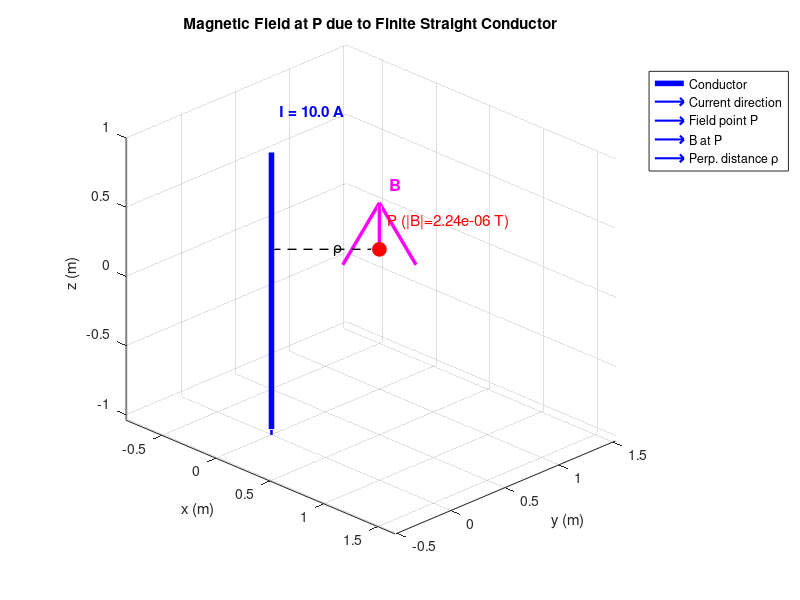

Write MATLAB code to recreate this figure.
%% Magnetic Field of a Finite Straight Conductor using Biot-Savart Law
% This script models a straight wire of length l carrying current I,
% oriented parallel to z-axis, centered at point A = (Ax, Ay, Az).
% It computes B at point P = (Px, Py, Pz) via numerical integration of
% the Biot-Savart law and visualizes everything in 3D.
%
% Biot-Savart law (differential form):
%       dB = (mu0 * I / (4*pi)) * (dl x r_hat) / |r|^2
%
% For a straight wire along z, this reduces to:
%       B_phi = (mu0 * I / (4*pi*rho)) * (sin(theta2) - sin(theta1))
% where rho is the perpendicular distance from wire to P and theta's are
% the angles subtended by the wire ends at P. We use numerical integration
% here (general and pedagogical).

clear; clc; close all;

%% ---------------- User-defined parameters ----------------
I  = 10;        % Current (A) — positive = +z direction
l  = 2.0;       % Length of conductor (m)

% Location of the center (or reference point) of the conductor
Ax = 0;  Ay = 0;  Az = 0;

% Field point P
Px = 0.5;  Py = 0.5;  Pz = 0.3;

% Physical constant
mu0 = 4*pi*1e-7;   % Permeability of free space (H/m)

%% ---------------- Discretize the conductor ----------------
% Wire runs from z = Az - l/2 to z = Az + l/2 at (Ax, Ay)
N    = 2000;                                  % Number of segments
z1   = Az - l/2;                              % Start z
z2   = Az + l/2;                              % End z
zseg = linspace(z1, z2, N+1);                 % Segment edges
zmid = 0.5*(zseg(1:end-1) + zseg(2:end));     % Segment midpoints
dz   = zseg(2) - zseg(1);                     % Segment length

%% ---------------- Compute B via Biot-Savart ----------------
B = [0 0 0];   % Initialize magnetic field vector

for k = 1:N
    % Source point (midpoint of current element) — on the wire
    S = [Ax, Ay, zmid(k)];
    
    % Current element vector (dl along +z, direction of current)
    dl = [0, 0, dz];
    
    % Vector from source to field point P
    rvec = [Px - S(1), Py - S(2), Pz - S(3)];
    rmag = norm(rvec);
    
    if rmag < 1e-12
        warning('Field point lies on the wire — B is singular here.');
        continue;
    end
    
    rhat = rvec / rmag;                        % Unit vector
    dB   = (mu0 * I / (4*pi)) * cross(dl, rhat) / rmag^2;
    B    = B + dB;                             % Accumulate
end

%% ---------------- Report the result ----------------
fprintf('Conductor: length l = %.3f m, current I = %.3f A (along +z)\n', l, I);
fprintf('Conductor reference point A = (%.3f, %.3f, %.3f)\n', Ax, Ay, Az);
fprintf('Field point P = (%.3f, %.3f, %.3f)\n', Px, Py, Pz);
fprintf('Magnetic field B at P (T):\n');
fprintf('   Bx = %+ .4e\n   By = %+ .4e\n   Bz = %+ .4e\n', B(1), B(2), B(3));
fprintf('   |B| = %.4e T\n', norm(B));
fprintf('   Direction (unit): [%.4f, %.4f, %.4f]\n', B/norm(B));

%% ---------------- 3D Visualization ----------------
figure('Color','w','Position',[100 100 900 700]);
hold on; grid on; axis equal;
view(45, 25);
xlabel('x (m)'); ylabel('y (m)'); zlabel('z (m)');
title('Magnetic Field at P due to Finite Straight Conductor');

% --- Plot the conductor (thick blue line along z) ---
plot3([Ax Ax], [Ay Ay], [z1 z2], 'b-', 'LineWidth', 4);

% --- Arrowhead markers showing current direction ---
nArrows = 5;
zc = linspace(z1, z2, nArrows+2); zc = zc(2:end-1);
for k = 1:nArrows
    quiver3(Ax, Ay, zc(k), 0, 0, 0.08*l, 0, ...
        'Color','b','LineWidth',1.5,'MaxHeadSize',2);
end

% --- Mark the field point P ---
plot3(Px, Py, Pz, 'ro', 'MarkerSize', 10, 'MarkerFaceColor', 'r');

% --- Draw the magnetic field vector at P (scaled for visibility) ---
Bmag    = norm(B);
scaleB  = 0.4 * l / max(Bmag, eps);   % Scale so arrow is visible
Barrow  = B * scaleB;
quiver3(Px, Py, Pz, Barrow(1), Barrow(2), Barrow(3), ...
        'Color','m', 'LineWidth', 2.5, 'MaxHeadSize', 0.8);

% --- Dashed line from conductor axis to P (shows rho) ---
plot3([Ax Px], [Ay Py], [Pz Pz], 'k--', 'LineWidth', 1);
text((Ax+Px)/2, (Ay+Py)/2, Pz, '  \rho', 'FontSize', 11);

% --- Labels ---
text(Ax, Ay, z2+0.15*l, sprintf('  I = %.1f A', I), ...
     'Color','b','FontSize',11,'FontWeight','bold');
text(Px, Py, Pz+0.1*l, sprintf('  P (|B|=%.2e T)', Bmag), ...
     'Color','r','FontSize',11);
text(Px+Barrow(1), Py+Barrow(2), Pz+Barrow(3)+0.05*l, '  B', ...
     'Color','m','FontSize',12,'FontWeight','bold');

% --- Legend ---
legend({'Conductor', 'Current direction', 'Field point P', ...
        'B at P', 'Perp. distance \rho'}, ...
        'Location','northeastoutside');

hold off;
